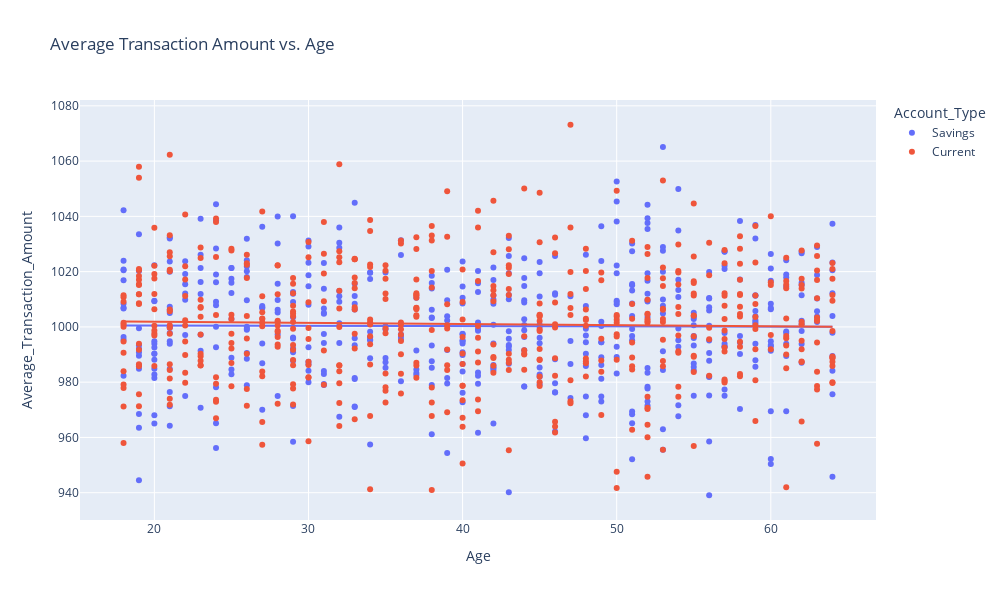

The notebook cell this image was saved under:
### Code cell
# Average Transaction Amount vs. Age
fig_scatter_avg_amount_age = px.scatter(anomalty, x='Age', y='Average_Transaction_Amount', color='Account_Type', title='Average Transaction Amount vs. Age', trendline='ols')
fig_scatter_avg_amount_age.update_layout(width=1000, height=600)

fig_scatter_avg_amount_age.show()

### Figure 1 — Plotly figure (JSON) as saved in the notebook; plotly's stock layout.template omitted (floating-point values rounded to 4 significant figures; data arrays with more than 128 entries replaced by an {"elided": "..."} marker saying what was removed)
{"data": [{"hovertemplate": "Account_Type=Savings<br>Age=%{x}<br>Average_Transaction_Amount=%{y}<extra></extra>", "legendgroup": "Savings", "marker": {"color": "#636efa", "symbol": "circle"}, "mode": "markers", "name": "Savings", "orientation": "v", "showlegend": true, "type": "scatter", "x": {"elided": "484 int values"}, "xaxis": "x", "y": {"elided": "484 float values"}, "yaxis": "y"}, {"hovertemplate": "<b>OLS trendline</b><br>Average_Transaction_Amount = -0.0102589 * Age + 1000.71<br>R<sup>2</sup>=0.000048<br><br>Account_Type=Savings<br>Age=%{x}<br>Average_Transaction_Amount=%{y} <b>(trend)</b><extra></extra>", "legendgroup": "Savings", "marker": {"color": "#636efa", "symbol": "circle"}, "mode": "lines", "name": "Savings", "showlegend": false, "type": "scatter", "x": {"elided": "484 int values"}, "xaxis": "x", "y": {"elided": "484 float values"}, "yaxis": "y"}, {"hovertemplate": "Account_Type=Current<br>Age=%{x}<br>Average_Transaction_Amount=%{y}<extra></extra>", "legendgroup": "Current", "marker": {"color": "#EF553B", "symbol": "circle"}, "mode": "markers", "name": "Current", "orientation": "v", "showlegend": true, "type": "scatter", "x": {"elided": "516 int values"}, "xaxis": "x", "y": {"elided": "516 float values"}, "yaxis": "y"}, {"hovertemplate": "<b>OLS trendline</b><br>Average_Transaction_Amount = -0.0402788 * Age + 1002.68<br>R<sup>2</sup>=0.000711<br><br>Account_Type=Current<br>Age=%{x}<br>Average_Transaction_Amount=%{y} <b>(trend)</b><extra></extra>", "legendgroup": "Current", "marker": {"color": "#EF553B", "symbol": "circle"}, "mode": "lines", "name": "Current", "showlegend": false, "type": "scatter", "x": {"elided": "516 int values"}, "xaxis": "x", "y": {"elided": "516 float values"}, "yaxis": "y"}], "layout": {"height": 600, "legend": {"title": {"text": "Account_Type"}, "tracegroupgap": 0}, "title": {"text": "Average Transaction Amount vs. Age"}, "width": 1000, "xaxis": {"anchor": "y", "autorange": true, "domain": [0, 1], "range": [15.17, 66.83], "title": {"text": "Age"}, "type": "linear"}, "yaxis": {"anchor": "x", "autorange": true, "domain": [0, 1], "range": [930.1, 1082.0], "title": {"text": "Average_Transaction_Amount"}, "type": "linear"}}}
